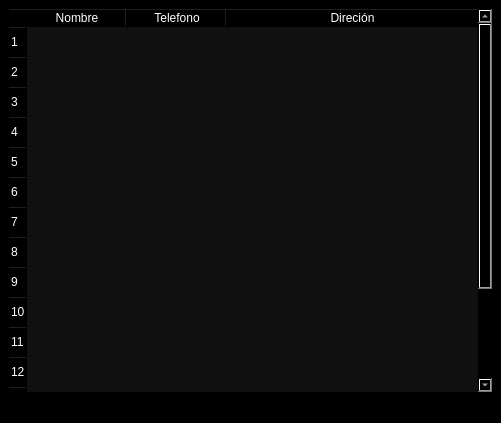
<?xml version="1.0" encoding="UTF-8"?>
<ui version="4.0">
 <class>MainWindow</class>
 <widget class="QMainWindow" name="MainWindow">
  <property name="geometry">
   <rect>
    <x>0</x>
    <y>0</y>
    <width>501</width>
    <height>423</height>
   </rect>
  </property>
  <property name="windowTitle">
   <string>Tera-Contact 2 [by Brick Briceño] (ver)</string>
  </property>
  <property name="styleSheet">
   <string notr="true">/* Estilo para todos los elementos */
* {
    background-color: black;
    color: white;
}

/* Estilo para el encabezado de la tabla */
QHeaderView::section {
    background-color: black;
    color: white;
}

/* Estilo para QLineEdit y QPushButton */
QLineEdit, QPushButton {
    border: 2px solid gray;
    border-radius: 10px;
}

/* Estilo para QLineEdit cuando el mouse está sobre él */
QLineEdit:hover {
    border: 2px solid white;
    transition: border-color 0.5s ease-in-out;
}

/* Estilo para QLineEdit cuando pierde el foco */
QLineEdit:focus {
    border: 2px solid gray;
    transition: border-color 0.5s ease-in-out;
}

/* Estilo para QPushButton cuando el mouse está sobre él */
QPushButton:hover {
    border: 2px solid white;
    transition: border-color 0.7s ease-in-out;
}

/* Estilo para QPushButton cuando pierde el foco */
QPushButton:focus {
    border: 2px solid gray;
    transition: border-color 1s ease-in-out;
}

/* Estilo para QFrame */
QFrame {
    border-radius: 3px;
    background-color: #111;
}
</string>
  </property>
  <widget class="QWidget" name="centralwidget">
   <layout class="QVBoxLayout" name="verticalLayout">
    <item>
     <widget class="QTableWidget" name="tabla_datos">
      <property name="maximumSize">
       <size>
        <width>16777215</width>
        <height>16777215</height>
       </size>
      </property>
      <property name="horizontalScrollBarPolicy">
       <enum>Qt::ScrollBarAsNeeded</enum>
      </property>
      <property name="sizeAdjustPolicy">
       <enum>QAbstractScrollArea::AdjustIgnored</enum>
      </property>
      <property name="editTriggers">
       <set>QAbstractItemView::NoEditTriggers</set>
      </property>
      <property name="rowCount">
       <number>16</number>
      </property>
      <attribute name="horizontalHeaderCascadingSectionResizes">
       <bool>false</bool>
      </attribute>
      <attribute name="horizontalHeaderHighlightSections">
       <bool>true</bool>
      </attribute>
      <attribute name="horizontalHeaderShowSortIndicator" stdset="0">
       <bool>false</bool>
      </attribute>
      <attribute name="horizontalHeaderStretchLastSection">
       <bool>true</bool>
      </attribute>
      <row/>
      <row/>
      <row/>
      <row/>
      <row/>
      <row/>
      <row/>
      <row/>
      <row/>
      <row/>
      <row/>
      <row/>
      <row/>
      <row/>
      <row/>
      <row/>
      <column>
       <property name="text">
        <string>Nombre</string>
       </property>
      </column>
      <column>
       <property name="text">
        <string>Telefono</string>
       </property>
      </column>
      <column>
       <property name="text">
        <string>Direción</string>
       </property>
      </column>
      <item row="0" column="0">
       <property name="text">
        <string/>
       </property>
       <property name="font">
        <font>
         <italic>false</italic>
        </font>
       </property>
      </item>
     </widget>
    </item>
   </layout>
  </widget>
  <widget class="QStatusBar" name="statusbar"/>
 </widget>
 <resources/>
 <connections/>
</ui>
